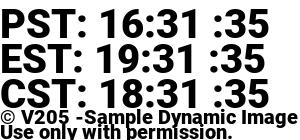
#> input picture dynamicimagetest/sampleDynamicTimeImage.jpg, 300 x 140 px
$ python main.py
#> lines starting #> are read from the running program, lines starting #| are printed output that depends on the picture
from PIL import Image, ImageDraw, ImageFont
import pytz


from datetime import datetime, timedelta, timezone
import time


while True:

  current_time = time.localtime()
  current_clock = time.strftime("%H:%M:%S", current_time)

  print("The current timezone is:", current_clock)


  # Get the current Datetime
  unaware_object = datetime.now()
  print('Timezone naive:', unaware_object)

  # Standard UTC timezone aware Datetime
  aware_object = datetime.now(pytz.utc)
  print('Timezone Aware:', aware_object)


  dt_us_pacific = datetime.now(pytz.timezone('US/Pacific'))
  dt_us_central = datetime.now(pytz.timezone('US/Central'))
  dt_us_eastern = datetime.now(pytz.timezone('US/Eastern'))


  '''
  # Create a new image with a white background
  image = Image.new('RGB', (300, 140), color='white')
  # Create a drawing object
  draw = ImageDraw.Draw(image)
  # Specify the font and text to be added
  #font = ImageFont.load_default()
  #text = "Test Image"
  # Add text to the image
  #draw.text((10, 10), text, fill="black", font=font)

  # Save the image
  image.save("test_image.jpg")
  print("Test image created successfully!")
  '''

  # Open an image file
  image = Image.open("sampleDynamicTimeImage.jpg")
#> image is the input picture: PIL image 300x140 RGB; min 0, max 255, mean 177.3
  image = Image.new('RGB', (300, 140), color='white')
#> image: PIL image 300x140 RGB; every value is 255
  draw = ImageDraw.Draw(image)

  # Specify the font and text to be added
  #current_time = time.strftime("%H:%M:%S")


  font_path = "Roboto-Black.ttf"
  # Load the Roboto font with the specified size
  font = ImageFont.truetype(font_path, 40)

  text = "PST: " + str(dt_us_pacific.strftime("%H:%M :%S"))
  # Add text to the image
  draw.text((0, 0), text, fill="black", font=font)
  text = "EST: " + str(dt_us_eastern.strftime("%H:%M :%S"))
  draw.text((0, 35), text, fill="black", font=font)
  text = "CST: " + str(dt_us_central.strftime("%H:%M :%S"))
  draw.text((0, 70), text, fill="black", font=font)
  font = ImageFont.truetype(font_path, 20)
  text = "© V205 -Sample Dynamic Image"
  draw.text((0, 105), text, fill="black", font=font)
  text = "Use only with permission."
  draw.text((0, 120), text, fill="black", font=font)

  # Save the modified image
  image.save("sampleDynamicTimeImage.jpg")
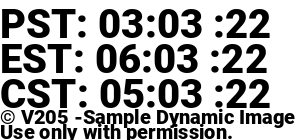
#> saved as sampleDynamicTimeImage.jpg: PIL image 300x140 RGB; min 0, max 255, mean 172.6
  print("Modified image created successfully!")
  time.sleep(10)
